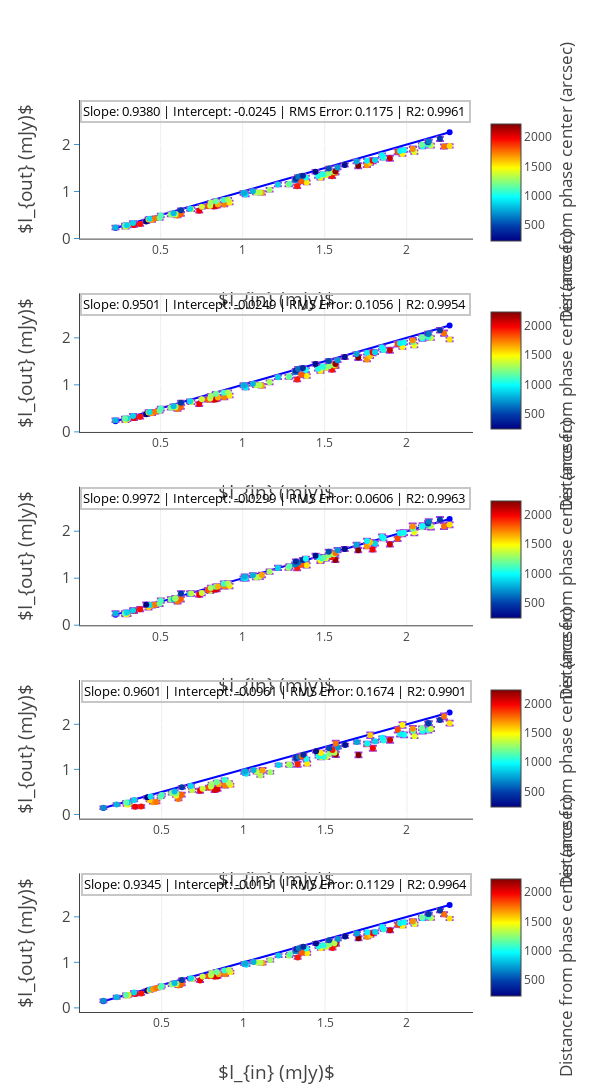

Write notebook code for a chart like this one.
### Code cell
data = []
im_titles =[]
flux_im = dict()
for input_model, output_model in sorted(models_compare.items()):
    header = output_model[:-9]
    #im_titles.append('<b>{:s} flux density</b>'.format(header.upper()))

fig = tools.make_subplots(rows=len(models_compare.keys()), cols=1, shared_yaxes=False, print_grid=False,
                          vertical_spacing = 0.06, subplot_titles=sorted(im_titles))
j = 0
i = -1
counter = 0
flux_im = dict()
I_min_max = []
err_I_min_max = []
annotate = []
for input_model, output_model in sorted(models_compare.items()):
    i += 1
    counter += 1
    name_labels = []
    flux_in_data = []
    flux_out_data = []
    source_scale = []
    phase_center_dist = []
    flux_out_err_data = []
    heading = output_model[:-9]
    for n in range(len(results[heading]['flux'])):
        flux_out_data.append(results[heading]['flux'][n][0])
        flux_out_err_data.append(results[heading]['flux'][n][1])
        flux_in_data.append(results[heading]['flux'][n][2])
        name_labels.append(results[heading]['flux'][n][3])
        phase_center_dist.append(results[heading]['position'][n][-3])
        source_scale.append(results[heading]['shape'][n][3])
    zipped_props = zip(flux_out_data, flux_out_err_data, flux_in_data, name_labels, phase_center_dist, source_scale)
    flux_out_data, flux_out_err_data, flux_in_data, name_labels, phase_center_dist, source_scale = zip(
        *sorted(zipped_props, key=lambda x: x[0]))
    flux_MSE = mean_squared_error(flux_in_data, flux_out_data)
    reg = linregress(flux_in_data, flux_out_data)
    flux_R_score = reg.rvalue
    I_out_in = [float(I_out)/I_in for I_out,I_in in zip(flux_out_data,flux_in_data)]
    annotate.append(go.Annotation(
            x=0.0012*unit_scaler,
            y=flux_in_data[-1]*unit_scaler + 0.0005*unit_scaler,
            xref='x{:d}'.format(counter),
            yref='y{:d}'.format(counter),
            text="Slope: {:.4f} | Intercept: {:.4f} | RMS Error: {:.4f} | R2: {:.4f} ".format(
                reg.slope, reg.intercept*unit_scaler, np.sqrt(flux_MSE)*unit_scaler, flux_R_score),
            ax=0,
            ay=-40,
            showarrow=False,
            bordercolor='#c7c7c7',
            borderwidth=2,
            font=dict(color = "black", size = 12.5),
        ))
    fig.append_trace(go.Scatter(x=np.array([sorted(flux_in_data)[0], sorted(flux_in_data)[-1]])*unit_scaler,
                                showlegend=False,
                                marker = dict(color = 'rgb(0,0,255)'),
                                y=np.array([sorted(flux_in_data)[0], sorted(flux_in_data)[-1]])*unit_scaler,
                                mode = 'line'), i+1, 1)
    fig.append_trace(go.Scatter(x=np.array(flux_in_data)*unit_scaler, y=np.array(flux_out_data)*unit_scaler,
                                mode = 'markers', showlegend=False,
                                text = name_labels, name = '%s flux_ratio' % heading,
                                marker = dict(color = phase_center_dist, showscale=True, colorscale='Jet',
                                              reversescale=False,
                                              colorbar = dict(title='Distance from phase center (arcsec)',
                                                              titleside ='right', titlefont=dict(size=16.5),
                                                              len=0.15, y=0.91-j)
                                             ),
                                error_y=dict(type='data', array=np.array(flux_out_err_data)*unit_scaler,
                                             color = 'rgb(158, 63, 221)', visible=True)), i+1, 1)
    fig['layout'].update(title='', height=2000, width=600,
                     #    paper_bgcolor='rgb(255,255,255)', plot_bgcolor=bg_color,
                         legend=dict(x=0.8,y=1.0),)
    fig['layout'].update(
        {'yaxis{}'.format(counter):YAxis(title=u'$I_{out} (mJy)$',gridcolor='rgb(255,255,255)',
        #range=[1,10],
        tickfont=dict(size=15),
        titlefont=dict(size=19),
        showgrid=True,
        showline=True,
        showticklabels=True,
        tickcolor='rgb(51,153,225)',
        ticks='outside',
        zeroline=False)})
    fig['layout'].update({'xaxis{}'.format(counter):XAxis(title=u'$I_{in} (mJy)$', #position=0.5,
                                                            titlefont=dict(size=19),
                                                            showgrid=True,
                                                            showline=True,
                                                            overlaying='x')})
    if counter == len(models_compare.keys()):
        fig['layout']['annotations'].extend(annotate)
    j+=PLOT_NUM['colorbar'][PLOTS][0]
py.iplot(fig, filename='make-subplots-multiple-with-titles')
